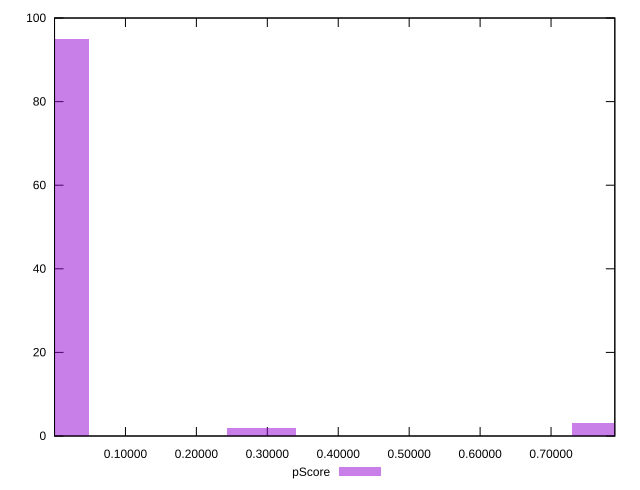

Write gnuplot code to recreate this figure.
reset

$pScore <<EOF
0.7787572502664235 3
0 95
0.29203396884990884 2
EOF

set key outside below
set boxwidth 0.09734465628330294
set xrange [0.000014861732466064925:0.7899231740898203]
set yrange [0:100]
set trange [0:100]
set style fill transparent solid 0.5 noborder
set terminal svg size 640, 490 enhanced background rgb 'white'
set output "reports/report_00028_2021-02-24T12-49-42.674Z/largest-contentful-paint/samples/astro/pScore/histogram.svg"

plot $pScore title "pScore" with boxes

reset
